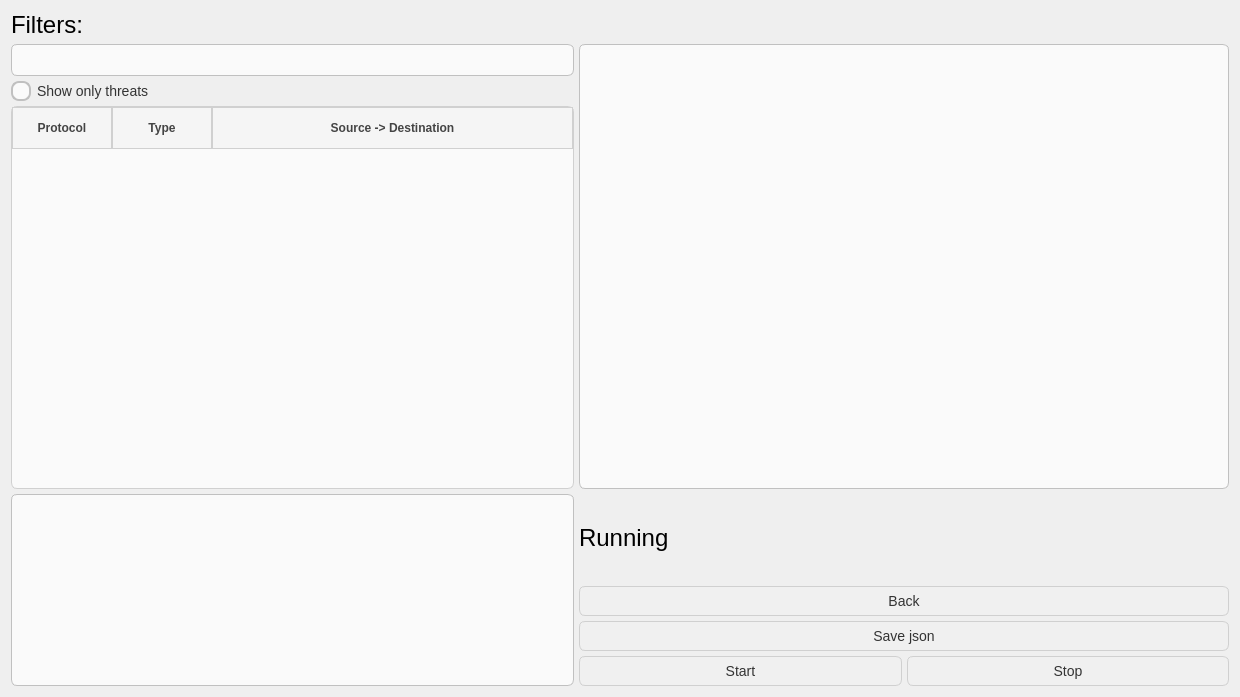
<?xml version="1.0" encoding="UTF-8"?>
<ui version="4.0">
 <class>SecondMainWindow</class>
 <widget class="QDialog" name="SecondMainWindow">
  <property name="geometry">
   <rect>
    <x>0</x>
    <y>0</y>
    <width>1240</width>
    <height>697</height>
   </rect>
  </property>
  <property name="windowTitle">
   <string>Dialog</string>
  </property>
  <layout class="QGridLayout" name="gridLayout_3">
   <property name="spacing">
    <number>5</number>
   </property>
   <item row="4" column="1" rowspan="2" colspan="2">
    <widget class="QLabel" name="label">
     <property name="font">
      <font>
       <family>Arial</family>
       <pointsize>18</pointsize>
       <bold>false</bold>
      </font>
     </property>
     <property name="text">
      <string>Running</string>
     </property>
    </widget>
   </item>
   <item row="8" column="2">
    <widget class="QPushButton" name="pushButton">
     <property name="sizePolicy">
      <sizepolicy hsizetype="Minimum" vsizetype="Fixed">
       <horstretch>0</horstretch>
       <verstretch>0</verstretch>
      </sizepolicy>
     </property>
     <property name="styleSheet">
      <string notr="true">QPushButton {
    background-color: #f0f0f0;
    border: 1px solid #d0d0d0;
    border-radius: 6px;
    padding: 6px 12px;
    font-size: 14px;
    color: #333;
}

QPushButton:hover {
    background-color: #e6e6e6;
}

QPushButton:pressed {
    background-color: #dcdcdc;
}</string>
     </property>
     <property name="text">
      <string>Stop</string>
     </property>
     <property name="autoDefault">
      <bool>true</bool>
     </property>
     <property name="default">
      <bool>false</bool>
     </property>
     <property name="flat">
      <bool>true</bool>
     </property>
    </widget>
   </item>
   <item row="6" column="1" colspan="2">
    <widget class="QPushButton" name="pushButton_3">
     <property name="sizePolicy">
      <sizepolicy hsizetype="Preferred" vsizetype="Fixed">
       <horstretch>0</horstretch>
       <verstretch>0</verstretch>
      </sizepolicy>
     </property>
     <property name="minimumSize">
      <size>
       <width>400</width>
       <height>0</height>
      </size>
     </property>
     <property name="styleSheet">
      <string notr="true">QPushButton {
    background-color: #f0f0f0;
    border: 1px solid #d0d0d0;
    border-radius: 6px;
    padding: 6px 12px;
    font-size: 14px;
    color: #333;
}

QPushButton:hover {
    background-color: #e6e6e6;
}

QPushButton:pressed {
    background-color: #dcdcdc;
}</string>
     </property>
     <property name="text">
      <string>Back</string>
     </property>
     <property name="autoDefault">
      <bool>false</bool>
     </property>
    </widget>
   </item>
   <item row="2" column="0">
    <widget class="QRadioButton" name="radioButton">
     <property name="enabled">
      <bool>true</bool>
     </property>
     <property name="font">
      <font>
       <family>Arial</family>
       <pointsize>-1</pointsize>
      </font>
     </property>
     <property name="styleSheet">
      <string notr="true">QRadioButton {
    spacing: 6px;
    font-size: 14px;
    color: #333;
}

QRadioButton::indicator {
    width: 16px;
    height: 16px;
    border-radius: 8px;
    border: 2px solid #c0c0c0;
    background: #fafafa;
}

QRadioButton::indicator:hover {
    border: 2px solid #0078d7;
}

QRadioButton::indicator:checked {
    border: 2px solid #0078d7;
    background-color: #0078d7;
}</string>
     </property>
     <property name="text">
      <string>Show only threats</string>
     </property>
    </widget>
   </item>
   <item row="3" column="0">
    <widget class="QTableWidget" name="tableWidget">
     <property name="sizePolicy">
      <sizepolicy hsizetype="MinimumExpanding" vsizetype="Expanding">
       <horstretch>0</horstretch>
       <verstretch>0</verstretch>
      </sizepolicy>
     </property>
     <property name="minimumSize">
      <size>
       <width>100</width>
       <height>0</height>
      </size>
     </property>
     <property name="styleSheet">
      <string notr="true">QTableWidget {
    border: 1px solid #d0d0d0;
    border-radius: 6px;
    gridline-color: #e0e0e0;
    background-color: #fafafa;
    selection-background-color: #0078d7;
    selection-color: white;
}

QHeaderView::section {
    background-color: #f5f5f5;
    padding: 6px;
    border: 1px solid #d0d0d0;
    font-weight: bold;
    color: #444;
}</string>
     </property>
     <property name="editTriggers">
      <set>QAbstractItemView::EditTrigger::NoEditTriggers</set>
     </property>
     <property name="alternatingRowColors">
      <bool>false</bool>
     </property>
     <property name="selectionMode">
      <enum>QAbstractItemView::SelectionMode::SingleSelection</enum>
     </property>
     <property name="selectionBehavior">
      <enum>QAbstractItemView::SelectionBehavior::SelectRows</enum>
     </property>
     <attribute name="horizontalHeaderStretchLastSection">
      <bool>true</bool>
     </attribute>
     <attribute name="verticalHeaderStretchLastSection">
      <bool>false</bool>
     </attribute>
     <column>
      <property name="text">
       <string>Protocol</string>
      </property>
      <property name="font">
       <font>
        <pointsize>15</pointsize>
       </font>
      </property>
     </column>
     <column>
      <property name="text">
       <string>Type</string>
      </property>
      <property name="font">
       <font>
        <pointsize>15</pointsize>
        <hintingpreference>PreferDefaultHinting</hintingpreference>
       </font>
      </property>
     </column>
     <column>
      <property name="text">
       <string>Source -&gt; Destination</string>
      </property>
      <property name="font">
       <font>
        <pointsize>15</pointsize>
       </font>
      </property>
     </column>
    </widget>
   </item>
   <item row="7" column="1" colspan="2">
    <widget class="QPushButton" name="pushButton_4">
     <property name="sizePolicy">
      <sizepolicy hsizetype="Preferred" vsizetype="Fixed">
       <horstretch>0</horstretch>
       <verstretch>0</verstretch>
      </sizepolicy>
     </property>
     <property name="styleSheet">
      <string notr="true">QPushButton {
    background-color: #f0f0f0;
    border: 1px solid #d0d0d0;
    border-radius: 6px;
    padding: 6px 12px;
    font-size: 14px;
    color: #333;
}

QPushButton:hover {
    background-color: #e6e6e6;
}

QPushButton:pressed {
    background-color: #dcdcdc;
}</string>
     </property>
     <property name="text">
      <string>Save json</string>
     </property>
     <property name="autoDefault">
      <bool>true</bool>
     </property>
    </widget>
   </item>
   <item row="4" column="0" rowspan="5">
    <widget class="QTextEdit" name="textEdit">
     <property name="font">
      <font>
       <family>Courier New</family>
       <pointsize>-1</pointsize>
      </font>
     </property>
     <property name="focusPolicy">
      <enum>Qt::FocusPolicy::NoFocus</enum>
     </property>
     <property name="styleSheet">
      <string notr="true">QTextEdit {
    border: 1px solid #c0c0c0;
    border-radius: 6px;
    padding: 6px;
    font-size: 14px;
    background-color: #fafafa;
    color: #333;
}

QTextEdit:focus {
    border: 1px solid #0078d7;
    background-color: #ffffff;
}</string>
     </property>
     <property name="lineWrapMode">
      <enum>QTextEdit::LineWrapMode::NoWrap</enum>
     </property>
     <property name="readOnly">
      <bool>true</bool>
     </property>
    </widget>
   </item>
   <item row="8" column="1">
    <widget class="QPushButton" name="pushButton_2">
     <property name="enabled">
      <bool>false</bool>
     </property>
     <property name="styleSheet">
      <string notr="true">QPushButton {
    background-color: #f0f0f0;
    border: 1px solid #d0d0d0;
    border-radius: 6px;
    padding: 6px 12px;
    font-size: 14px;
    color: #333;
}

QPushButton:hover {
    background-color: #e6e6e6;
}

QPushButton:pressed {
    background-color: #dcdcdc;
}</string>
     </property>
     <property name="text">
      <string>Start</string>
     </property>
     <property name="autoDefault">
      <bool>false</bool>
     </property>
     <property name="flat">
      <bool>true</bool>
     </property>
    </widget>
   </item>
   <item row="1" column="1" rowspan="3" colspan="2">
    <widget class="QTextEdit" name="textEdit_2">
     <property name="minimumSize">
      <size>
       <width>650</width>
       <height>0</height>
      </size>
     </property>
     <property name="font">
      <font>
       <family>Courier New</family>
       <pointsize>-1</pointsize>
      </font>
     </property>
     <property name="focusPolicy">
      <enum>Qt::FocusPolicy::NoFocus</enum>
     </property>
     <property name="styleSheet">
      <string notr="true">QTextEdit {
    border: 1px solid #c0c0c0;
    border-radius: 6px;
    padding: 6px;
    font-size: 14px;
    background-color: #fafafa;
    color: #333;
}

QTextEdit:focus {
    border: 1px solid #0078d7;
    background-color: #ffffff;
}</string>
     </property>
     <property name="lineWrapMode">
      <enum>QTextEdit::LineWrapMode::NoWrap</enum>
     </property>
     <property name="readOnly">
      <bool>true</bool>
     </property>
    </widget>
   </item>
   <item row="0" column="0">
    <widget class="QLabel" name="label_2">
     <property name="font">
      <font>
       <family>Arial</family>
       <pointsize>18</pointsize>
      </font>
     </property>
     <property name="text">
      <string>Filters:</string>
     </property>
    </widget>
   </item>
   <item row="1" column="0">
    <widget class="QLineEdit" name="lineEdit">
     <property name="enabled">
      <bool>true</bool>
     </property>
     <property name="minimumSize">
      <size>
       <width>50</width>
       <height>0</height>
      </size>
     </property>
     <property name="font">
      <font>
       <pointsize>-1</pointsize>
       <bold>false</bold>
      </font>
     </property>
     <property name="autoFillBackground">
      <bool>false</bool>
     </property>
     <property name="styleSheet">
      <string notr="true">QLineEdit {
    border: 1px solid #c0c0c0;
    border-radius: 6px;
    padding: 6px;
    font-size: 14px;
    background-color: #fafafa;
    color: #333;
}

QLineEdit:focus {
    border: 1px solid #0078d7; 
    background-color: #ffffff;
}</string>
     </property>
    </widget>
   </item>
  </layout>
 </widget>
 <resources/>
 <connections/>
</ui>
